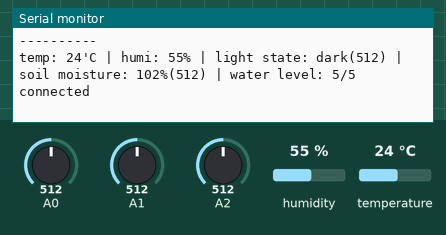
Bench run of a sketch on a simulated Arduino Uno, built for the host (arithmetic inside an expression is 32-bit, double 64-bit). On the bench: the last lines printed to the serial monitor. Inputs (shaded band) come from the test bench; at power-on: A0 = 512, humidity 55 %, A1 = 512, A2 = 512, temperature 24 °C. WiFi joins after 1.5 s; servers stay silent unless stated.

Above: at 2.7 s.
2.8 s: A0 set to 490
At 2.94 s:
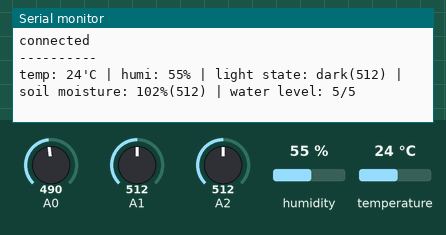
6.7 s: humidity set to 22 %
At 6.73 s:
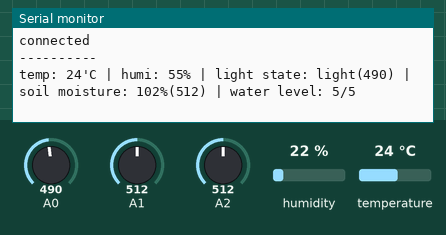
8.4 s: A1 set to 490
At 9.9 s:
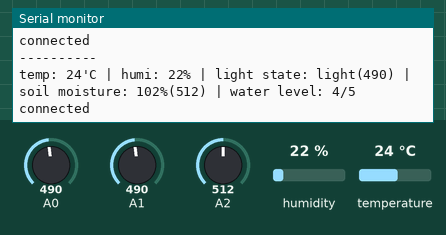
10.1 s: A2 set to 490
At 11.3 s:
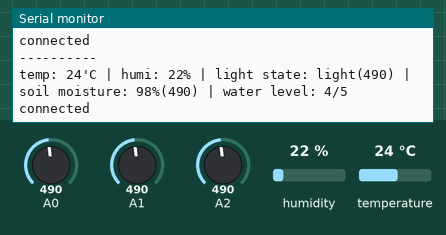
11.8 s: temperature set to 12 °C
At 13.0 s:
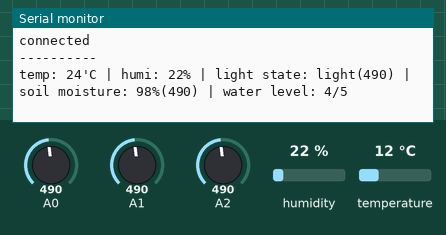
13.5 s: A0 set to 518
At 15.1 s:
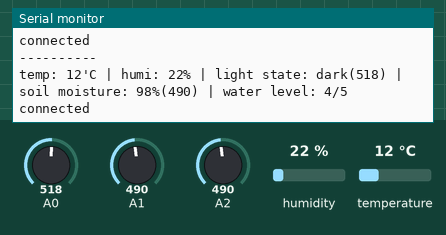

Measured:
- the behaviour switches between 499 and 500 on A0 (found by bisection; images 5 and 6)
- after the input at 8.4 s, the serial monitor: prints a new line after 0.66 s (image 3)
- after the input at 10.1 s, the serial monitor: prints a new line after 0.21 s (image 4)
- after the input at 13.5 s, the serial monitor: prints a new line after 0.59 s (image 6)

The sketch:

sensor.ino
```cpp
#
```

complete.ino
```cpp
#include <Ethernet.h>
#include <DHT.h>
// #include <TFT.h>
// #include <SPI.h>
//
   #define DHTPIN 5
   #define DHTTYPE DHT11
   DHT dht(5, DHT11);

// #define cs 10
// #define dc 9
// #define rst 8

// TFT TFTscreen = TFT(cs, dc, rst);
//
// char ctemp[5];
// char chumi[5];
// char csoim[5];

byte mac[] = {0x18, 0x56, 0x80, 0x20, 0xF7, 0xDD};
char server[] = "#";    //서버 도메인
IPAddress ip(192, 168, 0, 101);
EthernetClient client;

void setup(){
  Serial.begin(9600);

  // TFTscreen.begin();
  // TFTscreen.background(0,0,0);  //검은배경
  // TFTscreen.stroke(255,255,255);  //흰글씨
  // TFTscreen.setTextSize(2);
  // TFTscreen.text("start\n", 0, 0);

  if(Ethernet.begin(mac)==0){
    Serial.println("DHCP fail");
    Ethernet.begin(mac, ip);
  }
}

void loop(){  //변수 주루ㅈㄹ루루륵
  int temp = dht.readTemperature();
  int humi = dht.readHumidity();

  int light_val = analogRead(A0);
  String light ="";
  if(light_val<500){light = "light";}else{light = "dark";}

  int wlevel = map(analogRead(A1), 0, 500, 1, 5);
  int soim1 = analogRead(A2);
  int soim2 = map(soim1, 0, 500, 0, 100);

  serial_print(temp, humi, light_val, light, wlevel, soim1, soim2);
  // tfts(temp, humi, light_val, wlevel, soim2);
  ethernet(temp, humi, light_val, light, wlevel, soim1, soim2);
  delay(1000);
}

void serial_print(int temp, int humi, int light_val, String light, int wlevel, int soim1, int soim2){
  Serial.println("----------");
  Serial.print("temp: ");
  Serial.print(temp);
  Serial.print("'C | humi: ");
  Serial.print(humi);
  Serial.print("% | light state: ");
  Serial.print(light);
  Serial.print("(");
  Serial.print(light_val);
  Serial.print(")");
  Serial.print(" | soil moisture: ");
  Serial.print(soim2);
  Serial.print("%(");
  Serial.print(soim1);
  Serial.print(") | water level: ");
  Serial.print(wlevel);
  Serial.print("/5\n");

}

// lcd 고장남~~~ 새로사자
// void tfts(int temp, int humi, int light_val, int wlevel, int soim2){
//   itoa(temp, ctemp, 10);
//   itoa(humi, chumi, 10);
//   itoa(soim2, csoim, 10);
//
//   TFTscreen.text("temp: ", 0, 0);
//   TFTscreen.text(ctemp, 70, 0);
//   TFTscreen.text("humi: ", 0, 20);
//   TFTscreen.text(chumi, 70, 20);
//   TFTscreen.text("soil mois: ", 0, 40);
//   TFTscreen.text(csoim, 120, 40);
//
//   if(wlevel<2){
//     TFTscreen.text("water level: no water", 0, 60);
//   }else if(wlevel>4){
//     TFTscreen.text("water level: much water", 0, 60);
//   }else{
//     TFTscreen.text("water level: water tank ok", 0, 60);
//   }
//
//   if(light_val<500){
//     TFTscreen.text("light state: light", 0, 80);
//   }else{
//     TFTscreen.text("light state: dark", 0, 80);
//   }
// }

void ethernet(int temp, int humi, int light_val, String light, int wlevel, int soim1, int soim2){
  if(client.connect(server,80)){
    Serial.println("connected");
    client.print("GET /b.php?temp=");
    client.print(temp);
    client.print("&humi=");
    client.print(humi);
    client.print("&light=");
    client.print(light);
    client.print("&lightval=");
    client.print(light_val);
    client.print("&soim1=");
    client.print(soim1);
    client.print("&soim2=");
    client.print(soim2);
    client.print("&water=");
    client.print(wlevel);
    client.println(" HTTP/1.1");
    client.println("Host: sssoyoung.dothome.co.kr");
    client.println("Connection: close");
    client.println();
  }
}
```
